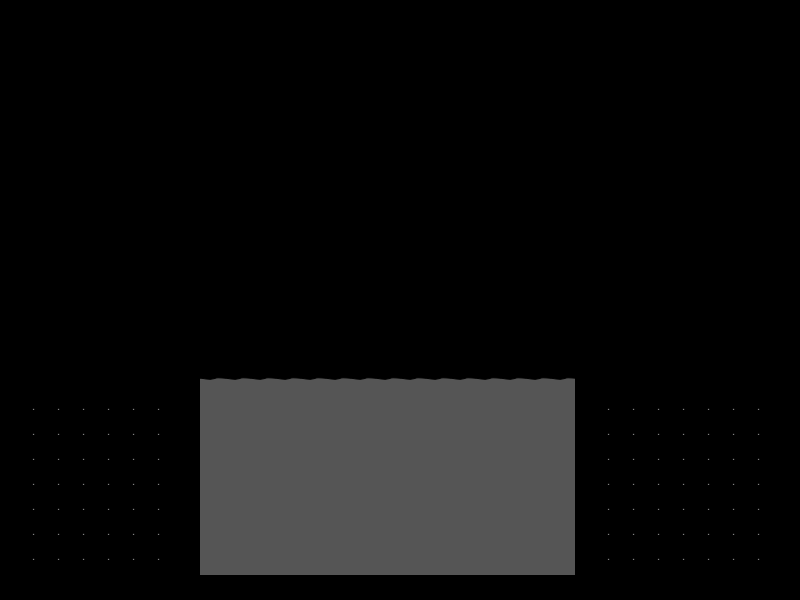

This game map was drawn from its Tiled (.tmx) file and the tilesets committed beside it. A one-line description and the trimmed map source follow:
An orthogonal 32x24 tile map with 25x25 px tiles, 1 tile layer (Tile Layer 1).

<map version="1.0" orientation="orthogonal" width="32" height="24" tilewidth="25" tileheight="25">
 <tileset firstgid="1" name="tile" tilewidth="25" tileheight="25">
  <image source="tile.png" width="500" height="25" />
 </tileset>
 <layer name="Tile Layer 1" width="32" height="24">
  <data>[768 cells, 348 non-empty, 13 distinct tile ids]</data>
 </layer>
</map>
